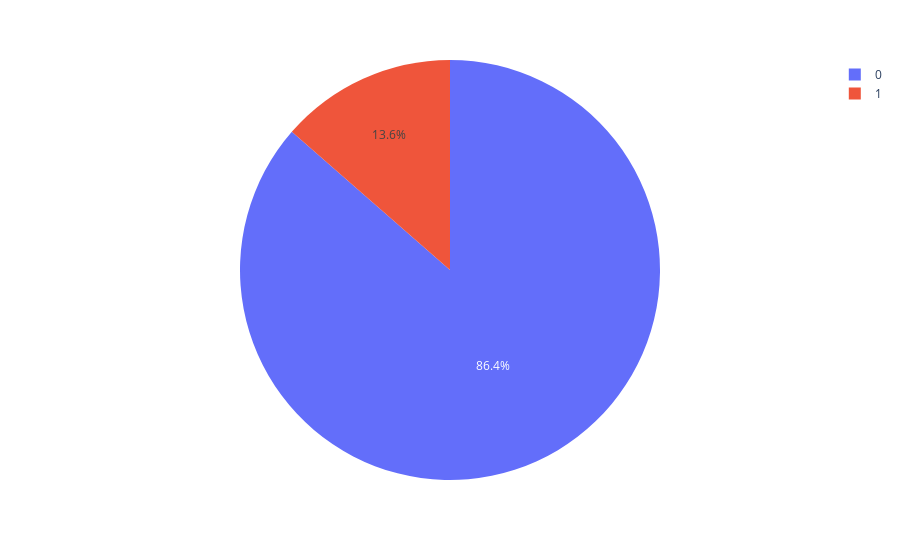

Source (notebook cell):
### Code cell
df_age = df_avc['age'] > 60
df_age_filtered = df_avc[df_age]
px.pie(df_age_filtered, 'stroke')

### Figure 1 — Plotly figure (JSON) as saved in the notebook; plotly's stock layout.template omitted (floating-point values rounded to 4 significant figures; data arrays with more than 128 entries replaced by an {"elided": "..."} marker saying what was removed)
{"data": [{"domain": {"x": [0, 1], "y": [0, 1]}, "hovertemplate": "stroke=%{label}<extra></extra>", "labels": {"elided": "1304 int values"}, "legendgroup": "", "name": "", "showlegend": true, "type": "pie"}], "layout": {"legend": {"tracegroupgap": 0}, "margin": {"t": 60}}}
